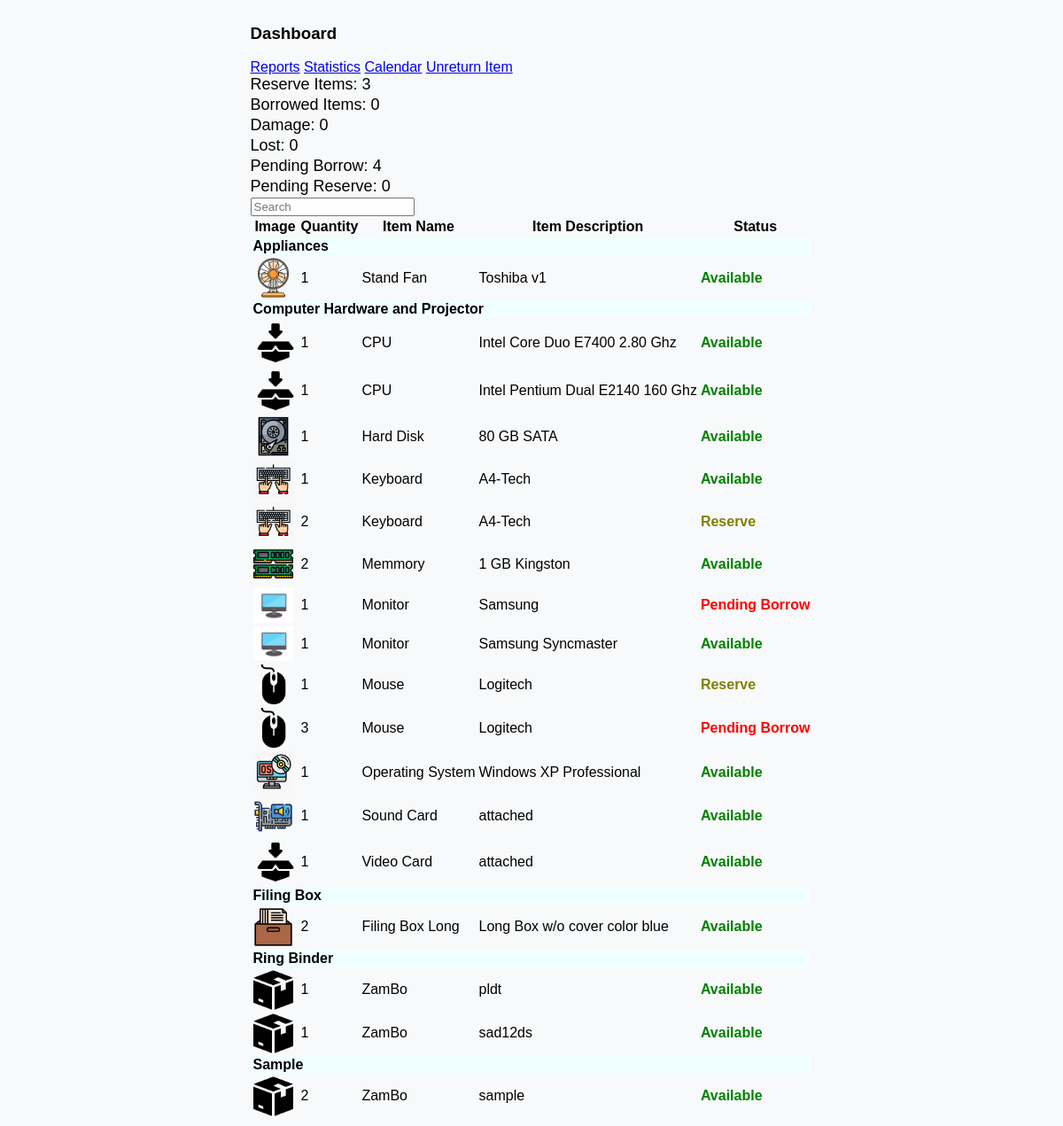
The page /DashboardCCSStaff/ccslistofborrowableitems.php on the database its author committed.
### tables this page shows
CREATE TABLE `tblitembrand` (
  `id` int(11) NOT NULL,
  `staffid` int(11) NOT NULL,
  `staffname` varchar(50) NOT NULL,
  `itembrand` varchar(50) NOT NULL,
  `categoryname` varchar(50) NOT NULL,
  `subcategoryname` varchar(50) NOT NULL,
  `borrowable` varchar(50) NOT NULL,
  `remarks` varchar(50) NOT NULL,
  `modelno` varchar(50) NOT NULL,
  `serialno` varchar(50) NOT NULL,
  `unitcost` decimal(10,0) NOT NULL,
  `status` varchar(50) NOT NULL,
  `itemcondition` varchar(50) NOT NULL,
  `datetimeadded` datetime NOT NULL,
  `assignfor` varchar(50) DEFAULT NULL,
  `datepurchased` date NOT NULL
);

### DashboardCCSStaff/ccslistofborrowableitems.php (the view, shortened to what this page needs)
<?php
include('ccsfunctions.php');
$queryitems = "SELECT *, COUNT(*) as quantity FROM tblitembrand WHERE borrowable = 'Yes' GROUP BY itembrand, subcategoryname,  status ORDER BY categoryname, subcategoryname, itembrand";
$resultitems = mysqli_query($con, $queryitems);
$availableCount = 0;
$reserveCount = 0;
$borrowedCount = 0;
$missingCount = 0;
$pendingborrowCount = 0;
$pendingreserveCount = 0;
while ($row = mysqli_fetch_assoc($resultitems)) {
    switch ($row['status']) {
        case 'Available':
            $availableCount += $row['quantity'];
            break;
        case 'Reserve':
            $reserveCount += $row['quantity'];
            break;
        case 'Pending Borrow':
            $pendingborrowCount += $row['quantity'];
            break;
    }
}
mysqli_data_seek($resultitems, 0);
?>
<main class="ccs-main-container">
    <div id="dashboard-container" class="container">
        <div class="row">
            <div class="col-md-6">
                <h3 class="text-start"><i class='fas fa-tachometer-alt me-2'></i>Dashboard</h3>
            </div>
            <div class="col-md-6 text-md-end mb-2">
                <div class="btn-group" role="group" aria-label="Button group with nested dropdown">
                    <a href="ccsstaffReports.php" class="btn btn-secondary"><i class="fas fa-file-alt"></i> Reports</a>
                    <a href="ccsstaffStatistics.php" class="btn btn-primary"><i class="fas fa-chart-bar"></i> Statistics</a>
                    <a href="ccsstaffCalendar.php" class="btn btn-danger"><i class="fas fa-calendar-alt"></i> Calendar</a>
                    <a href="ccsstaffReturnListofBorrowers.php" class="btn btn-success"><i class="fas fa-undo"></i> Unreturn Item</a>
                </div>
            </div>
        </div>
        <div class="row mb-1">
            <div class="col-md-3">
                <div class="card">
                    <div class="card-body">
                        <span class="card-title"><i class="fas fa-bookmark me-2"></i>Reserve Items: <?php echo $reserveCount; ?></span>
                    </div>
                </div>
            </div>
            <div class="col-md-3">
                <div class="card">
                    <div class="card-body">
                        <span class="card-title"><i class="fas fa-handshake"></i> Borrowed Items: <?php echo $borrowedCount; ?></span>
                    </div>
                </div>
            </div>
            <div class="col-md-3">
                <div class="card">
                    <div class="card-body">
                        <span class="card-title"><i class="fas fa-exclamation-circle"></i> Damage: <?php echo $missingCount; ?></span>
                    </div>
                </div>
            </div>
            <div class="col-md-3">
                <div class="card">
                    <div class="card-body">
                        <span class="card-title"><i class="fas fa-trash-alt"></i> Lost: <?php echo $missingCount; ?></span>
                    </div>
                </div>
            </div>
        </div>
        <div class="row mb-1">
            <div class="col-md-3">
                <div class="card">
                    <div class="card-body">
                        <span class="card-title"><i class="fas fa-hourglass-half"></i> Pending Borrow: <?php echo $pendingborrowCount; ?></span>
                    </div>
                </div>
            </div>
            <div class="col-md-3">
                <div class="card">
                    <div class="card-body">
                        <span class="card-title"><i class="fas fa-hourglass-half"></i> Pending Reserve: <?php echo $pendingreserveCount; ?></span>
                    </div>
                </div>
            </div>
            <div class="search col-md-6">
                <input type="text" class="form-control search-input" placeholder="Search" name="search" id="searchInput">
            </div>
        </div>
        <div class="row table-responsive">
        <table id="example" class="table table-bordered">
        <thead class="table-dark">
        <tr class="text-center">
        <th scope="col">Image</th>
        <th scope="col">Quantity</th>
        <th scope="col">Item Name</th>
        <th scope="col">Item Description</th>
        <th scope="col">Status</th>
        </tr>
        </thead>
        <?php
         if (mysqli_num_rows($resultitems) > 0) {
            echo '<tbody>';
                    $currentCategory = null;
                    while ($row = mysqli_fetch_assoc($resultitems)) {
                        if ($currentCategory != $row['categoryname']) {
                            echo "<tr class='category-row'>
                                    <td colspan='8' style='background-color: azure;'><strong>{$row['categoryname']}</strong></td>
                                  </tr>";
                            $currentCategory = $row['categoryname'];
                        }
                        echo "<tr class='item-details-row";
                        if ($row['status'] == 'Missing') {
                            echo " status-missing-row";
                        }
                        echo "'>";
                        $imagePath = 'inventory/SubcategoryItemsimages/' . $row['subcategoryname'] . '.png';
                        if (file_exists($imagePath)) {
                            echo "<td class='text-center'><img src='{$imagePath}' alt='Subcategory Image' width='45'></td>";
                        } else {
                            echo "<td class='text-center'><img src='/inventory/SubcategoryItemsimages/defaultimageitem.png' alt='Default Image' width='50'></td>";
                        }
                        echo "<td class='text-center'>{$row['quantity']}</td>";
                        echo "<td>{$row['subcategoryname']}</td>";
                        echo "<td>{$row['itembrand']}</td>";
                        $statusClass = '';
                        switch ($row['status']) {
                            case 'Available':
                                $statusClass = 'status-available';
                                break;
                            case 'Reserve':
                                $statusClass = 'status-reserve';
                                break;
                            case 'Pending Borrow':
                                $statusClass = 'status-pendingborrow';
                                break;
                        }
                        echo "<td class='text-center {$statusClass}'>{$row['status']}</td>";
                        echo "</tr>";
                    }
                    echo '</tbody>';
                } else {
                    echo '<div class="col text-center">No data available in table</div>';
                }
                    echo '</table>';
                ?>
        </div>
    </div>
</main>

### DashboardCCSStaff/ccslistofborrowableitems.php (style rules this page uses)
.ccs-main-container { display: flex; justify-content: center; }
.card { margin-bottom: 2px; }
.card-title { font-size: 18px; }
.category-row { cursor: pointer; color: black; }
.status-available { color: green; font-weight: bold; }
.status-reserve { color: #808000; font-weight: bold; }
.status-pendingborrow { color: red; font-weight: bold; }

### rows shown on the page
tblitembrand: categoryname "Appliances", subcategoryname (picture), quantity "1", subcategoryname "Stand Fan", itembrand "Toshiba v1", status "Available"
tblitembrand: categoryname "Computer Hardware and Projector", quantity "1", subcategoryname "CPU", itembrand "Intel Core Duo E7400 2.80 Ghz", status "Available"
tblitembrand: quantity "1", subcategoryname "CPU", itembrand "Intel Pentium Dual E2140 160 Ghz", status "Available"
tblitembrand: subcategoryname (picture), quantity "1", subcategoryname "Hard Disk", itembrand "80 GB SATA", status "Available"
tblitembrand: subcategoryname (picture), quantity "1", subcategoryname "Keyboard", itembrand "A4-Tech", status "Available"
tblitembrand: subcategoryname (picture), quantity "2", subcategoryname "Keyboard", itembrand "A4-Tech", status "Reserve"
tblitembrand: subcategoryname (picture), quantity "2", subcategoryname "Memmory", itembrand "1 GB Kingston", status "Available"
tblitembrand: subcategoryname (picture), quantity "1", subcategoryname "Monitor", itembrand "Samsung", status "Pending Borrow"
tblitembrand: subcategoryname (picture), quantity "1", subcategoryname "Monitor", itembrand "Samsung Syncmaster", status "Available"
tblitembrand: subcategoryname (picture), quantity "1", subcategoryname "Mouse", itembrand "Logitech", status "Reserve"
tblitembrand: subcategoryname (picture), quantity "3", subcategoryname "Mouse", itembrand "Logitech", status "Pending Borrow"
tblitembrand: subcategoryname (picture), quantity "1", subcategoryname "Operating System", itembrand "Windows XP Professional", status "Available"
tblitembrand: subcategoryname (picture), quantity "1", subcategoryname "Sound Card", itembrand "attached", status "Available"
tblitembrand: quantity "1", subcategoryname "Video Card", itembrand "attached", status "Available"
tblitembrand: categoryname "Filing Box", subcategoryname (picture), quantity "2", subcategoryname "Filing Box Long", itembrand "Long Box w/o cover color blue", status "Available"
tblitembrand: categoryname "Ring Binder", subcategoryname (picture), quantity "1", subcategoryname "ZamBo", itembrand "pldt", status "Available"
tblitembrand: subcategoryname (picture), quantity "1", subcategoryname "ZamBo", itembrand "sad12ds", status "Available"
tblitembrand: categoryname "Sample", subcategoryname (picture), quantity "2", subcategoryname "ZamBo", itembrand "sample", status "Available"

### other values the page prints
$reserveCount "3"
$borrowedCount "0"
$missingCount "0"
$pendingborrowCount "4"
$pendingreserveCount "0"
